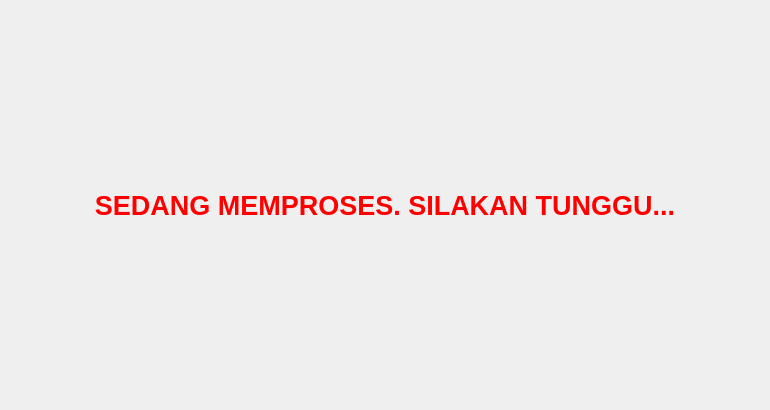
<?xml version="1.0" encoding="UTF-8"?>
<ui version="4.0">
 <class>Form</class>
 <widget class="QWidget" name="Form">
  <property name="geometry">
   <rect>
    <x>0</x>
    <y>0</y>
    <width>770</width>
    <height>410</height>
   </rect>
  </property>
  <property name="windowTitle">
   <string>PROSES AMBIL BERAS</string>
  </property>
  <property name="styleSheet">
   <string notr="true">c</string>
  </property>
  <layout class="QVBoxLayout" name="verticalLayout">
   <item>
    <widget class="QLabel" name="info">
     <property name="font">
      <font>
       <pointsize>20</pointsize>
       <weight>75</weight>
       <bold>true</bold>
      </font>
     </property>
     <property name="styleSheet">
      <string notr="true">color: red;</string>
     </property>
     <property name="text">
      <string>SEDANG MEMPROSES. SILAKAN TUNGGU...</string>
     </property>
     <property name="alignment">
      <set>Qt::AlignCenter</set>
     </property>
     <property name="wordWrap">
      <bool>true</bool>
     </property>
    </widget>
   </item>
  </layout>
 </widget>
 <resources/>
 <connections/>
</ui>
